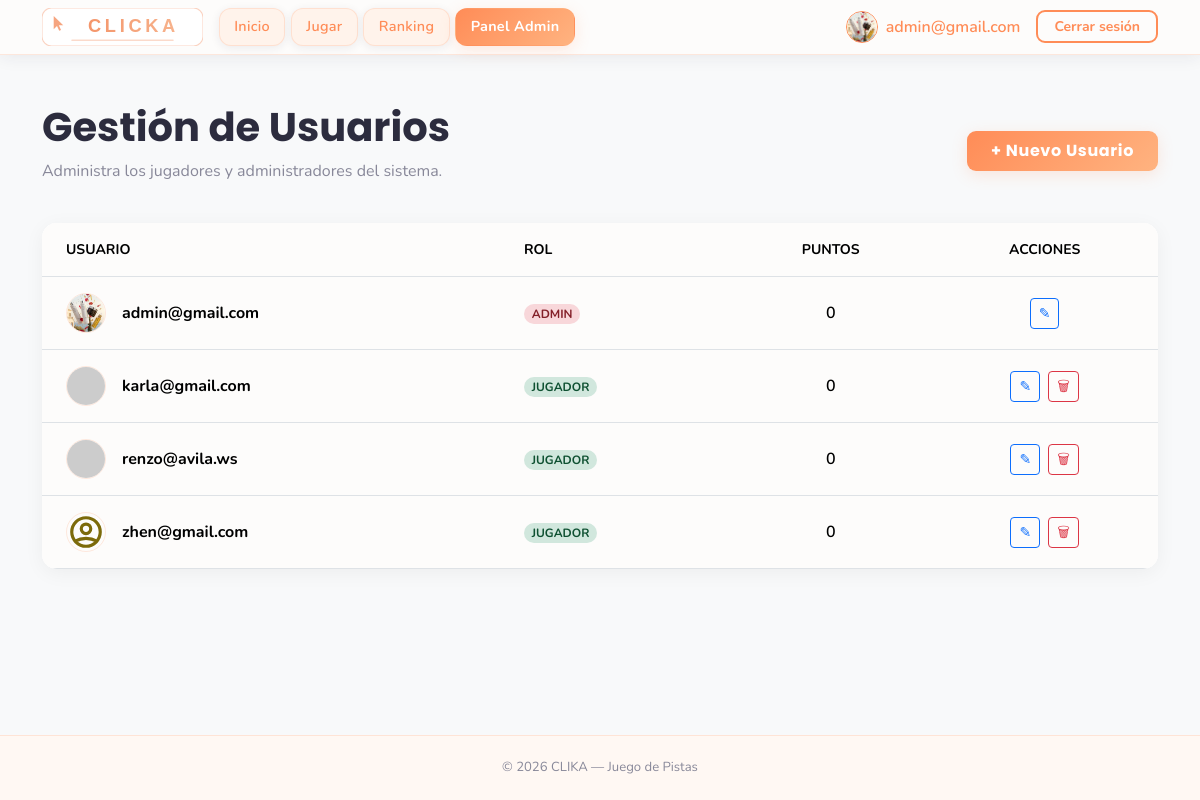
Page /pages/users.php (signed in) on the earlier database version.
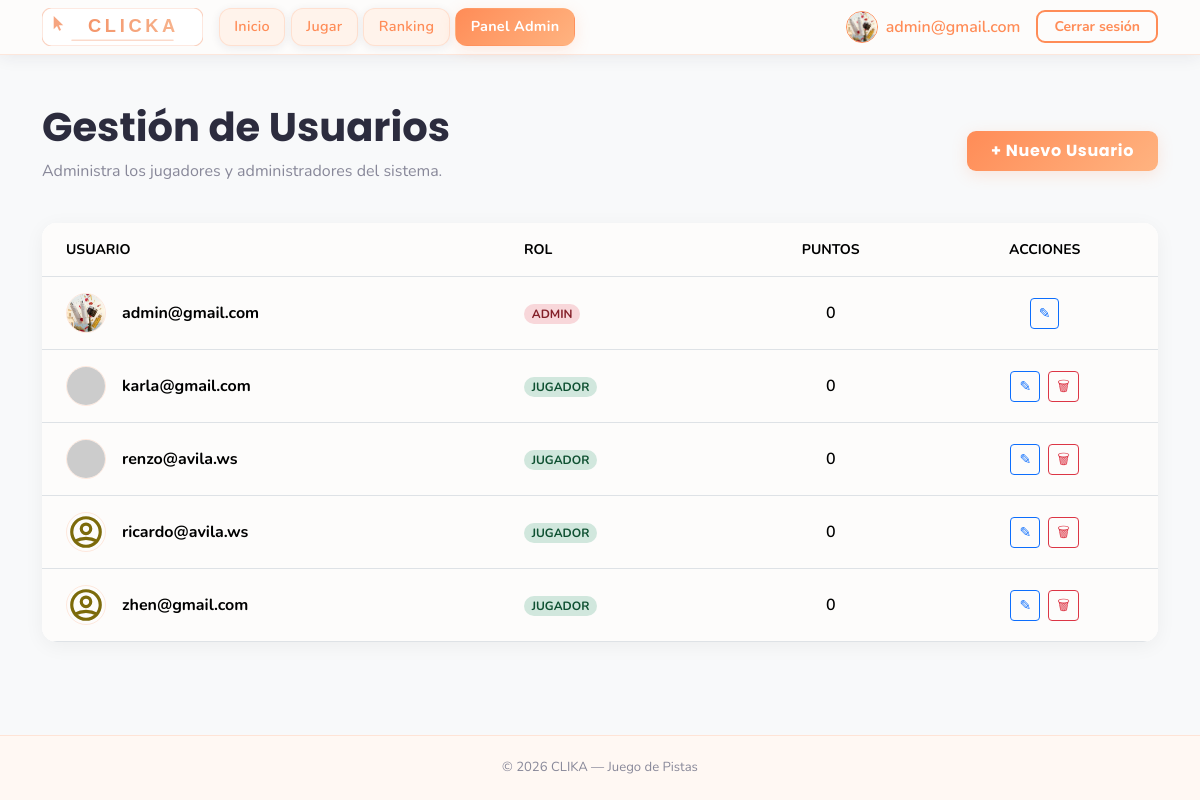
Same page on the later database version.
### tables this page shows
CREATE TABLE usuarios (
    id INTEGER PRIMARY KEY AUTOINCREMENT,
    username TEXT NOT NULL UNIQUE,
    password_hash TEXT NOT NULL,
    rol TEXT NOT NULL DEFAULT 'jugador',
    puntos INTEGER NOT NULL DEFAULT 0,
    created_at TEXT NOT NULL DEFAULT CURRENT_TIMESTAMP
, foto TEXT DEFAULT 'default.png');

### pages/users.php (the view, shortened to what this page needs)
<?php
require_once '../includes/db.php';
$results = $db->query("SELECT * FROM usuarios ORDER BY
    CASE rol WHEN 'admin' THEN 1 ELSE 2 END,
    username ASC");
?>
<!DOCTYPE html>
<html lang="es">
<head>
    <?php include '../includes/head.php'; ?>
</head>
<body class="bg-light">
    <?php include '../includes/menu.php'; ?>
    <main class="container mt-5">
        <div class="d-flex justify-content-between align-items-center mb-4">
            <div>
                <h1 class="fw-bold">Gestión de Usuarios</h1>
                <p class="text-muted">Administra los jugadores y administradores del sistema.</p>
            </div>
            <a href="register.php" class="btn btn-accent px-4 py-2 fw-bold">
                + Nuevo Usuario
            </a>
        </div>
        <div class="card users-table-card">
            <div class="table-responsive">
                <table class="table table-hover align-middle mb-0">
                    <thead class="bg-white border-bottom">
                        <tr class="text-muted small text-uppercase fw-bold">
                            <th class="px-4 py-3">Usuario</th>
                            <th class="px-4 py-3">Rol</th>
                            <th class="px-4 py-3 text-center">Puntos</th>
                            <th class="px-4 py-3 text-center">Acciones</th>
                        </tr>
                    </thead>
                    <tbody class="bg-white">
                        <?php while ($row = $results->fetchArray(SQLITE3_ASSOC)):
                            $badgeClass = ($row['rol'] === 'admin') ? 'users-badge-admin' : 'users-badge-player';
                            $photoUrl = ($row['foto'] === 'default.png' || !$row['foto'])
                                ? BASE_URL . "/assets/images/social_media/profile.svg"
                                : (str_starts_with($row['foto'], 'http') ? $row['foto'] : BASE_URL . "/storage/uploads/" . $row['foto']);
                        ?>
                            <tr>
                                <td class="px-4 py-3">
                                    <div class="d-flex align-items-center gap-3">
                                        <img src="<?php echo $photoUrl; ?>" alt="Avatar" class="users-user-img"
                                             onerror="this.src='<?php echo BASE_URL; ?>/assets/images/social_media/profile.svg'">
                                        <span class="fw-bold"><?php echo htmlspecialchars($row['username']); ?></span>
                                    </div>
                                </td>
                                <td class="px-4 py-3">
                                    <span class="badge <?php echo $badgeClass; ?> rounded-pill small">
                                        <?php echo strtoupper($row['rol']); ?>
                                    </span>
                                </td>
                                <td class="px-4 py-3 text-center fw-semibold">
                                    <?php echo $row['puntos']; ?>
                                </td>
                                <td class="px-4 py-3 text-center">
                                    <div class="d-flex justify-content-center gap-2">
                                        <a href="profile.php?id=<?php echo $row['id']; ?>&return_to=users" class="btn btn-sm btn-outline-primary" title="Editar">
                                            &#9998;
                                        </a>
                                        <?php if ($row['id'] != $_SESSION['usuari_id']): ?>
                                            <button type="button"
                                                    class="btn btn-sm btn-outline-danger js-delete-user-open"
                                                    title="Eliminar"
                                                    data-bs-toggle="modal"
                                                    data-bs-target="#deleteModal"
                                                    data-delete-url="<?php echo htmlspecialchars('../processes/delete_user.proc.php?id=' . (int) $row['id'], ENT_QUOTES, 'UTF-8'); ?>">
                                                &#128465;
                                            </button>
                                        <?php endif; ?>
                                    </div>
                                </td>
                            </tr>
                        <?php endwhile; ?>
                    </tbody>
                </table>
            </div>
        </div>
    </main>
    <?php include '../includes/foot.php'; ?>

Differences in the rows shown:
added usuarios: username "ricardo@avila.ws", rol "JUGADOR", puntos "0"
